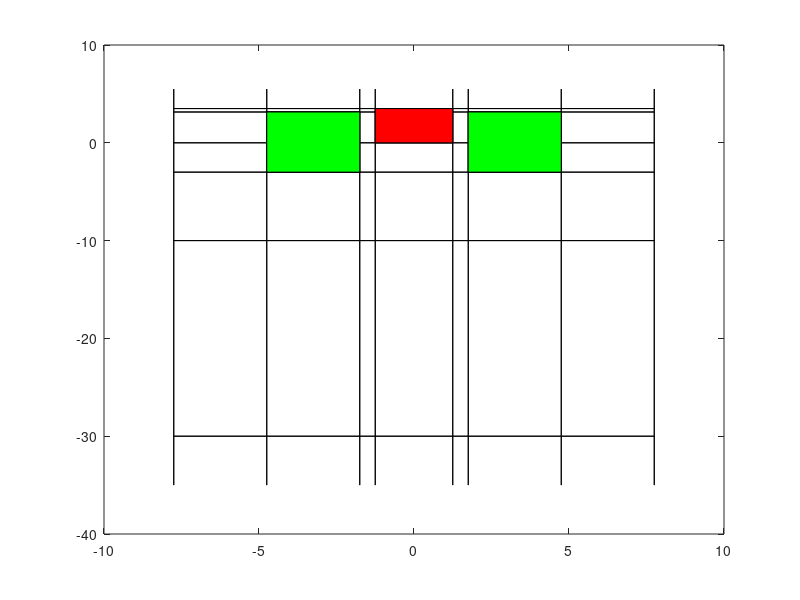

The MATLAB script that drew this image:
vehicleWidth  = 2.5;
vehicleLength = 3.5;

x = [vehicleWidth/2 vehicleWidth/2];
y= [vehicleLength+2 -35];
plot(x,y,'k');
hold on

x = [-vehicleWidth/2 -vehicleWidth/2];
y= [vehicleLength+2 -35];
plot(x,y,'k');
hold on

x = [vehicleWidth/2+0.5 vehicleWidth/2+0.5];
y= [vehicleLength+2 -35];
plot(x,y,'k');
hold on

x = [-vehicleWidth/2-0.5 -vehicleWidth/2-0.5];
y= [vehicleLength+2 -35];
plot(x,y,'k');
hold on

x = [vehicleWidth/2+3.5 vehicleWidth/2+3.5];
y= [vehicleLength+2 -35];
plot(x,y,'k');
hold on

x = [-vehicleWidth/2-3.5 -vehicleWidth/2-3.5];
y= [vehicleLength+2 -35];
plot(x,y,'k');
hold on

x = [vehicleWidth/2+6.5 vehicleWidth/2+6.5];
y= [vehicleLength+2 -35];
plot(x,y,'k');
hold on

x = [-vehicleWidth/2-6.5 -vehicleWidth/2-6.5];
y= [vehicleLength+2 -35];
plot(x,y,'k');
hold on

x = [vehicleWidth/2+6.5 -vehicleWidth/2-6.5];
y= [vehicleLength vehicleLength];
plot(x,y,'k');
hold on

x = [vehicleWidth/2+6.5 -vehicleWidth/2-6.5];
y= [vehicleLength*0.9 vehicleLength*0.9];
plot(x,y,'k');
hold on

x = [vehicleWidth/2+6.5 -vehicleWidth/2-6.5];
y= [0 0];
plot(x,y,'k');
hold on

x = [vehicleWidth/2+6.5 -vehicleWidth/2-6.5];
y= [-3 -3];
plot(x,y,'k');
hold on

x = [vehicleWidth/2+6.5 -vehicleWidth/2-6.5];
y= [-10 -10];
plot(x,y,'k');
hold on

x = [vehicleWidth/2+6.5 -vehicleWidth/2-6.5];
y= [-30 -30];
plot(x,y,'k');
hold on

x = [vehicleWidth/2+3.5 vehicleWidth/2+3.5 vehicleWidth/2+0.5 vehicleWidth/2+0.5];
y = [vehicleLength*0.9 -3 -3 vehicleLength*0.9];
fill(x,y,'g')

x = [-vehicleWidth/2-3.5 -vehicleWidth/2-3.5 -vehicleWidth/2-0.5 -vehicleWidth/2-0.5];
y = [vehicleLength*0.9 -3 -3 vehicleLength*0.9];
fill(x,y,'g')

x = [-vehicleWidth/2 vehicleWidth/2 vehicleWidth/2 -vehicleWidth/2];
y = [0 0 vehicleLength vehicleLength];
fill(x,y,'r')

vehicleWidth  = 2.5;
vehicleLength = 3.5;

x = [vehicleWidth/2 vehicleWidth/2];
y= [vehicleLength+2 -35];
plot(x,y,'k');
hold on

x = [-vehicleWidth/2 -vehicleWidth/2];
y= [vehicleLength+2 -35];
plot(x,y,'k');
hold on

x = [vehicleWidth/2+0.5 vehicleWidth/2+0.5];
y= [vehicleLength+2 -35];
plot(x,y,'k');
hold on

x = [-vehicleWidth/2-0.5 -vehicleWidth/2-0.5];
y= [vehicleLength+2 -35];
plot(x,y,'k');
hold on

x = [vehicleWidth/2+3.5 vehicleWidth/2+3.5];
y= [vehicleLength+2 -35];
plot(x,y,'k');
hold on

x = [-vehicleWidth/2-3.5 -vehicleWidth/2-3.5];
y= [vehicleLength+2 -35];
plot(x,y,'k');
hold on

x = [vehicleWidth/2+6.5 vehicleWidth/2+6.5];
y= [vehicleLength+2 -35];
plot(x,y,'k');
hold on

x = [-vehicleWidth/2-6.5 -vehicleWidth/2-6.5];
y= [vehicleLength+2 -35];
plot(x,y,'k');
hold on

x = [vehicleWidth/2+6.5 -vehicleWidth/2-6.5];
y= [vehicleLength vehicleLength];
plot(x,y,'k');
hold on

x = [vehicleWidth/2+6.5 -vehicleWidth/2-6.5];
y= [vehicleLength*0.9 vehicleLength*0.9];
plot(x,y,'k');
hold on

x = [vehicleWidth/2+6.5 -vehicleWidth/2-6.5];
y= [0 0];
plot(x,y,'k');
hold on

x = [vehicleWidth/2+6.5 -vehicleWidth/2-6.5];
y= [-3 -3];
plot(x,y,'k');
hold on

x = [vehicleWidth/2+6.5 -vehicleWidth/2-6.5];
y= [-10 -10];
plot(x,y,'k');
hold on

x = [vehicleWidth/2+6.5 -vehicleWidth/2-6.5];
y= [-30 -30];
plot(x,y,'k');
hold on

x = [vehicleWidth/2+3.5 vehicleWidth/2+3.5 vehicleWidth/2+0.5 vehicleWidth/2+0.5];
y = [vehicleLength*0.9 -3 -3 vehicleLength*0.9];
fill(x,y,'g')

x = [-vehicleWidth/2-3.5 -vehicleWidth/2-3.5 -vehicleWidth/2-0.5 -vehicleWidth/2-0.5];
y = [vehicleLength*0.9 -3 -3 vehicleLength*0.9];
fill(x,y,'g')

x = [-vehicleWidth/2 vehicleWidth/2 vehicleWidth/2 -vehicleWidth/2];
y = [0 0 vehicleLength vehicleLength];
fill(x,y,'r')

